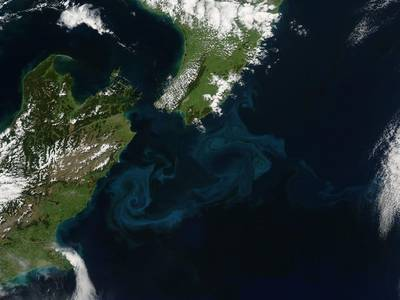
//> input picture data1.jpg, 400 x 300 px
$ ./segmentation data1.jpg   (built with g++ and OpenCV 4)
//> lines starting //> are read from the running program, lines starting //| are printed output that depends on the picture; after the words box and inside, x2 and y2 are one past the last pixel; in counts of white or black regions, pixels touching at a corner belong together
#include "opencv2/imgproc/imgproc.hpp"
#include "opencv2/core/core.hpp"
#include "opencv2/highgui/highgui.hpp"
#include <iostream>
#include <stdio.h>
#include <vector>

using namespace cv;
using namespace std;

int const max_value = 255;
int const max_type = 4;
int const max_BINARY_value = 255;

Mat src, src_hsv, dst, water_range,water,final_image;

int main( int argc, char** argv )
{
//Load an image
  src = imread( argv[1], 1 );
//> src is the input picture: 300 rows x 400 cols, CV_8UC3; mean B, G, R 46.8, 45.6, 34.8
  blur(src,src,Size(3,3), Point(-1,-1));
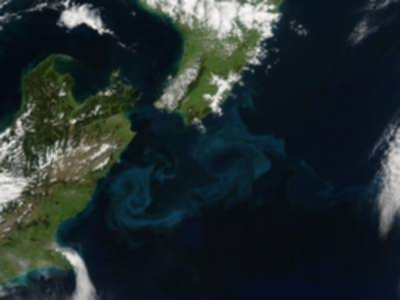
//> src: 300 rows x 400 cols, CV_8UC3; mean B, G, R 46.8, 45.6, 34.8
  blur(src,src,Size(3,3), Point(-1,-1));
  cvtColor( src, src_hsv, CV_BGR2HSV);
//> src_hsv: 300 rows x 400 cols, CV_8UC3; mean H, S, V 88.4, 142.6, 52.5
  inRange (src_hsv, Scalar(90,110,10), Scalar(130,255,150), water_range);
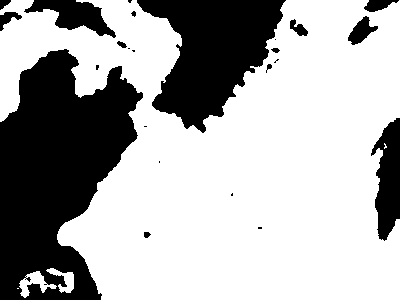
//> water_range: 300 rows x 400 cols, CV_8UC1; 67.8% white; 24 black regions (10 under 20 px), largest, box (x1, y1, x2, y2) and area: (0, 49, 143, 300) 22477, (137, 0, 286, 133) 10969, (371, 118, 400, 241) 2346
  water.create(src.rows, src.cols, CV_8UC3);
  for (int i=0; i<src.rows;i++)
  {
	for(int j=0;j<src.cols;j++)
	{
		if(water_range.at<uchar>(i,j) == 255)
		{
			 water.at<Vec3b>(i,j)[0] = 1;
			 water.at<Vec3b>(i,j)[1] = 1;
			 water.at<Vec3b>(i,j)[2] = 1;
		}

		else
		{
			 water.at<Vec3b>(i,j)[0] = 0;
			 water.at<Vec3b>(i,j)[1] = 0;
			 water.at<Vec3b>(i,j)[2] = 0;
		}
	}
  }

  final_image = src.mul(water);
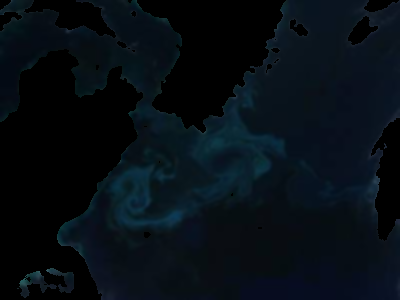
//> final_image: 300 rows x 400 cols, CV_8UC3; mean B, G, R 20.3, 13.8, 6.2
  if(imwrite(argv[1], final_image))
  	cout << "Success" << endl;
  else
        cout << "Error occurred" << endl;

}

$ run again, on data3.jpg
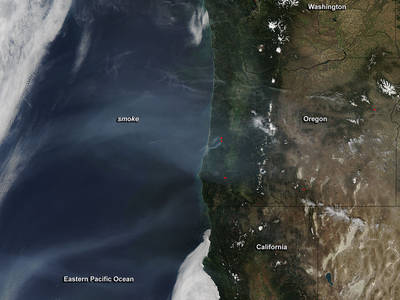
//> input picture data3.jpg, 400 x 300 px
//> src is the input picture: 300 rows x 400 cols, CV_8UC3; mean B, G, R 69.8, 69, 65.3
//> src_hsv: 300 rows x 400 cols, CV_8UC3; mean H, S, V 72.3, 77.3, 78.7
//> `inRange (src_hsv, Scalar(90,110,10), Scalar(130,255,150), water_range);`:
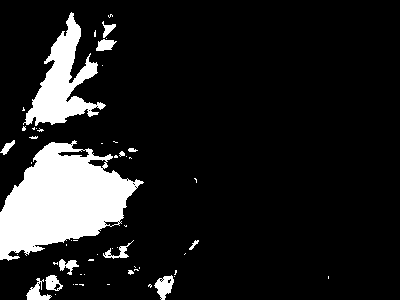
//> water_range: 300 rows x 400 cols, CV_8UC1; 12.7% white; 56 white regions (42 under 20 px), largest, box (x1, y1, x2, y2) and area: (0, 140, 144, 261) 9878, (23, 12, 106, 126) 3610, (154, 275, 174, 300) 285
//> `final_image = src.mul(water);`:
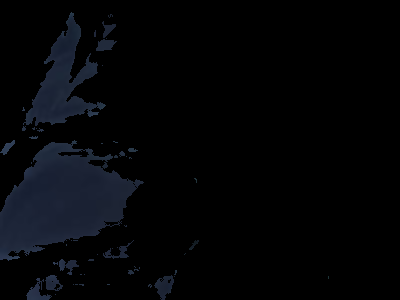
//> final_image: 300 rows x 400 cols, CV_8UC3; mean B, G, R 7.1, 4.8, 3.8

$ run again, on data5.jpg
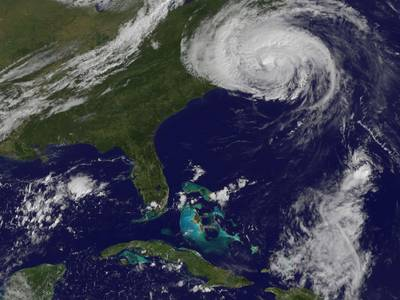
//> input picture data5.jpg, 400 x 300 px
//> src is the input picture: 300 rows x 400 cols, CV_8UC3; mean B, G, R 81.9, 68.1, 65.8
//> src_hsv: 300 rows x 400 cols, CV_8UC3; mean H, S, V 92.1, 95.6, 86.9
//> `inRange (src_hsv, Scalar(90,110,10), Scalar(130,255,150), water_range);`:
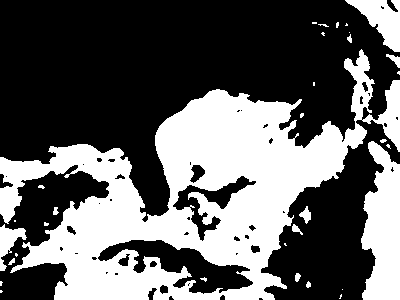
//> water_range: 300 rows x 400 cols, CV_8UC1; 38.4% white; 33 white regions (20 under 20 px), largest, box (x1, y1, x2, y2) and area: (0, 49, 400, 300) 38959, (361, 141, 400, 300) 4542, (345, 0, 400, 52) 1396
//> `final_image = src.mul(water);`:
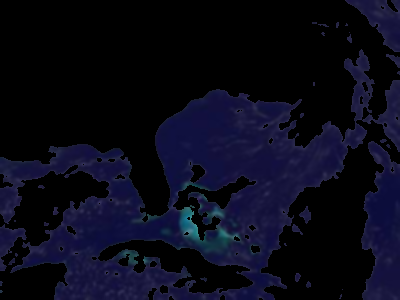
//> final_image: 300 rows x 400 cols, CV_8UC3; mean B, G, R 24.4, 9.6, 9.3
